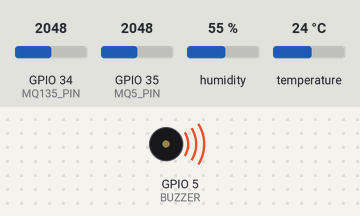
The sketch below on a simulated ESP32. On the bench: buzzer (waves = sounding, pin HIGH). Inputs (shaded band) come from the test bench; at power-on: humidity 55 %, GPIO 34 (MQ135_PIN) = 2048, GPIO 35 (MQ5_PIN) = 2048, temperature 24 °C. WiFi joins after 1.5 s; servers stay silent unless stated; what the sketch prints to the serial monitor is not drawn.

Above: at 4.0 s.
4.1 s: humidity set to 88 %
At 6.0 s:
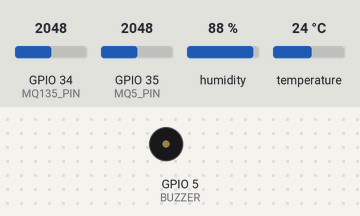
Timing chart, 0 to 7.5 s (numbered marks = the images above; inputs shaded):
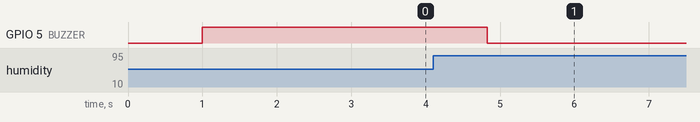

The sketch:

major7sem_copy_20260504164012.ino
```cpp
#define BLYNK_TEMPLATE_ID "TMPL3_eM8FiC6"
#define BLYNK_TEMPLATE_NAME "Asbestos Safety Monitor"
#define BLYNK_AUTH_TOKEN "kFi0QbmOnU9Ke4Jpue9kU4Glcv3N_naa"

#include <WiFi.h>
#include <BlynkSimpleEsp32.h>
#include <DHT.h>

// ====== WiFi Credentials ======
char ssid[] = "panda";
char pass[] = "1234aksh";

// ====== Pin Config ======
#define MQ135_PIN 34
#define MQ5_PIN   35
#define DHTPIN    4
#define BUZZER    5
#define DHTTYPE   DHT11

DHT dht(DHTPIN, DHTTYPE);

// ====== Thresholds ======
int mq135_threshold = 400;
int mq5_threshold   = 300;
float temp_threshold = 38.0;
float hum_threshold  = 80.0;

BlynkTimer timer;
bool lastDanger = false;

// ====== Connect WiFi ======
void connectWiFi() {
  Serial.print("Connecting to WiFi");

  WiFi.begin(ssid, pass);

  int retries = 0;
  while (WiFi.status() != WL_CONNECTED && retries < 20) {
    delay(500);
    Serial.print(".");
    retries++;
  }

  if (WiFi.status() == WL_CONNECTED) {
    Serial.println("\n✅ WiFi Connected!");
    Serial.print("IP Address: ");
    Serial.println(WiFi.localIP());
  } else {
    Serial.println("\n❌ WiFi Failed! Running offline...");
  }
}

// ====== Connect Blynk ======
void connectBlynk() {
  if (WiFi.status() == WL_CONNECTED) {
    Serial.println("Connecting to Blynk...");
    Blynk.config(BLYNK_AUTH_TOKEN);

    if (Blynk.connect(5000)) {
      Serial.println("✅ Blynk Connected!");
    } else {
      Serial.println("❌ Blynk Failed! Will retry...");
    }
  }
}

// ====== Sensor Function ======
void sendSensorData() {
  int mq135_value = analogRead(MQ135_PIN);
  int mq5_value   = analogRead(MQ5_PIN);

  float temperature = dht.readTemperature();
  float humidity    = dht.readHumidity();

  // Handle DHT failure
  if (isnan(temperature) || isnan(humidity)) {
    Serial.println("⚠️ DHT Read Failed!");
    temperature = 0;
    humidity = 0;
  }

  Serial.printf("MQ135=%d | MQ5=%d | Temp=%.2f | Hum=%.2f\n",
                mq135_value, mq5_value, temperature, humidity);

  // ====== Danger Logic ======
  bool danger = false;
  String status = "Safe";

  if (mq135_value > mq135_threshold) { danger = true; status = "Bad Air"; }
  if (mq5_value > mq5_threshold)     { danger = true; status = "Gas Leak"; }
  if (temperature > temp_threshold)  { danger = true; status = "High Temp"; }
  if (humidity > hum_threshold)      { danger = true; status = "High Humidity"; }

  // ====== Buzzer ======
  digitalWrite(BUZZER, danger ? LOW : HIGH);

  // ====== Send to Blynk ONLY if connected ======
  if (Blynk.connected()) {
    Blynk.virtualWrite(V0, mq135_value);
    Blynk.virtualWrite(V1, mq5_value);
    Blynk.virtualWrite(V2, temperature);
    Blynk.virtualWrite(V3, humidity);
    Blynk.virtualWrite(V4, status);
    Blynk.virtualWrite(V5, danger ? 1 : 0);

    if (danger && !lastDanger) {
      Blynk.logEvent("danger_alert", status);
      Serial.println("📱 Notification sent: " + status);
    }
  }

  lastDanger = danger;
}

// ====== Setup ======
void setup() {
  Serial.begin(115200);
  delay(1000);

  Serial.println("\n🚀 System Starting...");

  pinMode(BUZZER, OUTPUT);
  digitalWrite(BUZZER, HIGH);

  dht.begin();

  connectWiFi();
  connectBlynk();

  timer.setInterval(2000L, sendSensorData);
}

// ====== Loop ======
void loop() {
  // Auto-reconnect WiFi
  if (WiFi.status() != WL_CONNECTED) {
    Serial.println("🔄 Reconnecting WiFi...");
    connectWiFi();
  }

  // Auto-reconnect Blynk
  if (!Blynk.connected()) {
    Serial.println("🔄 Reconnecting Blynk...");
    connectBlynk();
  }

  Blynk.run();
  timer.run();
}
```
